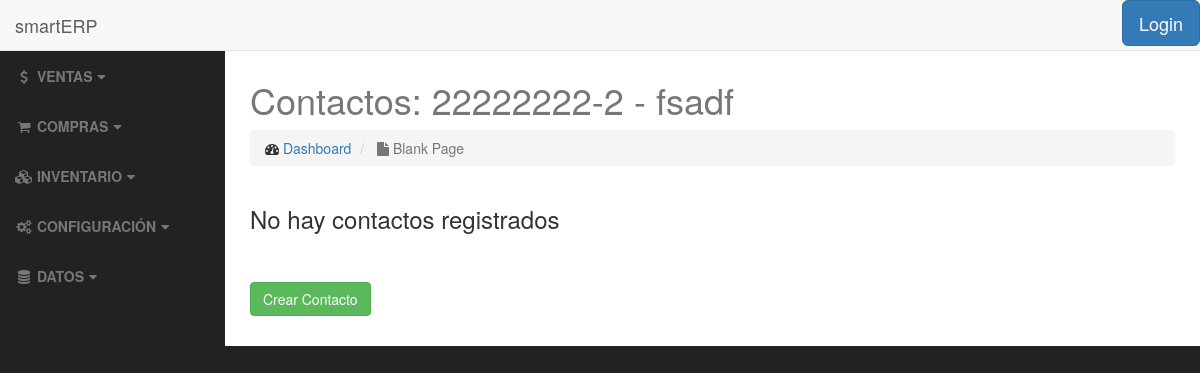
The page /clients/30/contacts/ on the database as committed earlier.
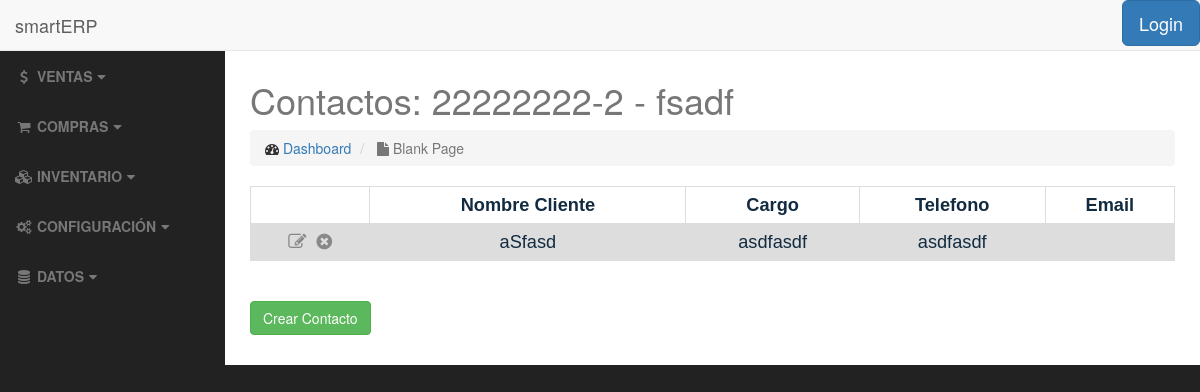
The same page on the database as committed later.
### clients/models.py (models this page shows, shortened)
class ClientContact(models.Model):
    client = models.ForeignKey(Client, on_delete=models.PROTECT, verbose_name="Cliente")
    contact_name = models.CharField(max_length=250, verbose_name="Nombre Contacto")
    contact_role = models.CharField(max_length=200, blank=True, verbose_name="Cargo")
    contact_tel = models.CharField(max_length=20, blank=True, verbose_name="Telefono")
    contact_email = models.EmailField(blank=True, verbose_name="E-Mail")
    class Meta:
        ordering = ['contact_name']

### clients/views.py (the view)
# urls.py: url(r'^(?P<pk>[0-9]+)/contacts/$', views.ClientContactListView.as_view(), name='contact_list'),
class ClientContactListView(ListView):
    template_name = 'clients/clientcontact_list.html'
    def get_queryset(self):
        self.client = get_object_or_404(Client, pk=self.kwargs['pk'])
        return ClientContact.objects.filter(client=self.client)
    def get_context_data(self, **kwargs):
        context = super(ClientContactListView, self).get_context_data(**kwargs)
        context["client"] = Client.objects.get(pk=self.kwargs['pk'])
        return context

### clients/templates/clients/clientcontact_list.html
{% extends 'base.html' %}
<h2>{% block title %}Contactos: {{ client.client_rut }} - {{ client.client_name }}{% endblock %}</h2>
{% block body %}
    <table>
            {% if object_list %}
                <tr>
                    <th></th>
                    <th>Nombre Cliente</th>
                    <th>Cargo</th>
                    <th>Telefono</th>
                    <th>Email</th>
                </tr>
                    {% for contact in object_list %}
                        <tr>
                            <td>
                                <a href="{% url 'clients:contact-update' contact.pk %}"><i class="fa fa-pencil-square-o" title="Editar"></i></a>&nbsp;
                                <a href="{% url 'clients:contact-delete' contact.pk %}"><i class="fa fa-times-circle" title="Eliminar"></i></a>
                            </td>
                            <td>{{ contact.contact_name }}</td>
                            <td>{{ contact.contact_role }}</td>
                            <td>{{ contact.contact_tel }}</td>
                            <td>{{ contact.contact_email }}</td>
                        </tr>
                    {% endfor %}
            {% else %}
                <h3>No hay contactos registrados</h3>
            {% endif %}
    </table>
    <br>
    <br>
    <a href="{% url 'clients:contact-add' %}" class="btn btn-success">Crear Contacto</a>
    <br>
    <br>
{% endblock %}

Rows that differ between the two databases and show on the page:
added ClientContact: contact_name "aSfasd", contact_role "asdfasdf", contact_tel "asdfasdf"
Other text that changed with them:
text no longer shown: "No hay contactos registrados"
text now shown: "Nombre Cliente Cargo Telefono Email"
